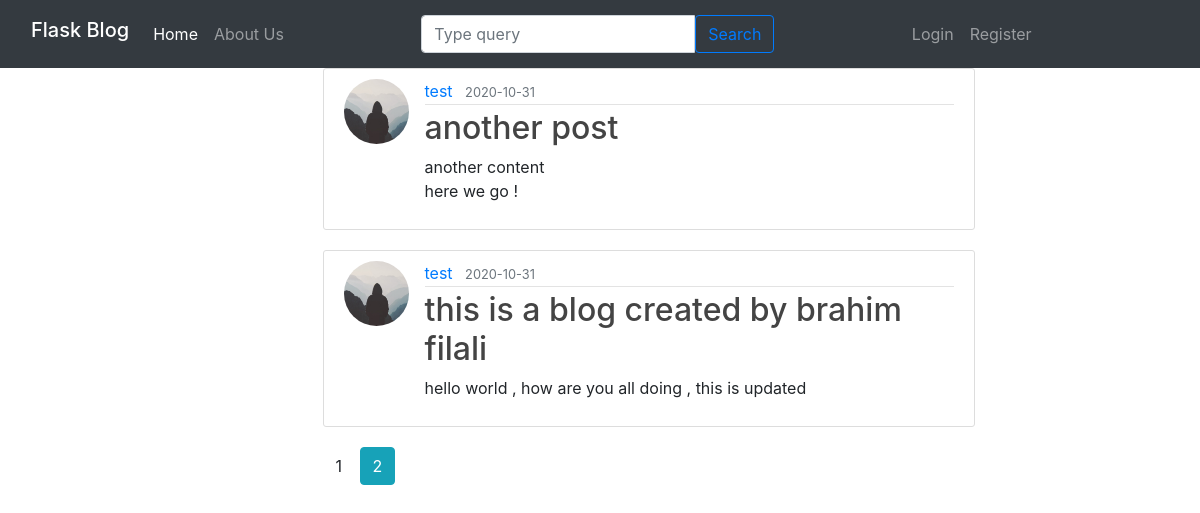
The page /home?page=2 on the database as committed earlier.
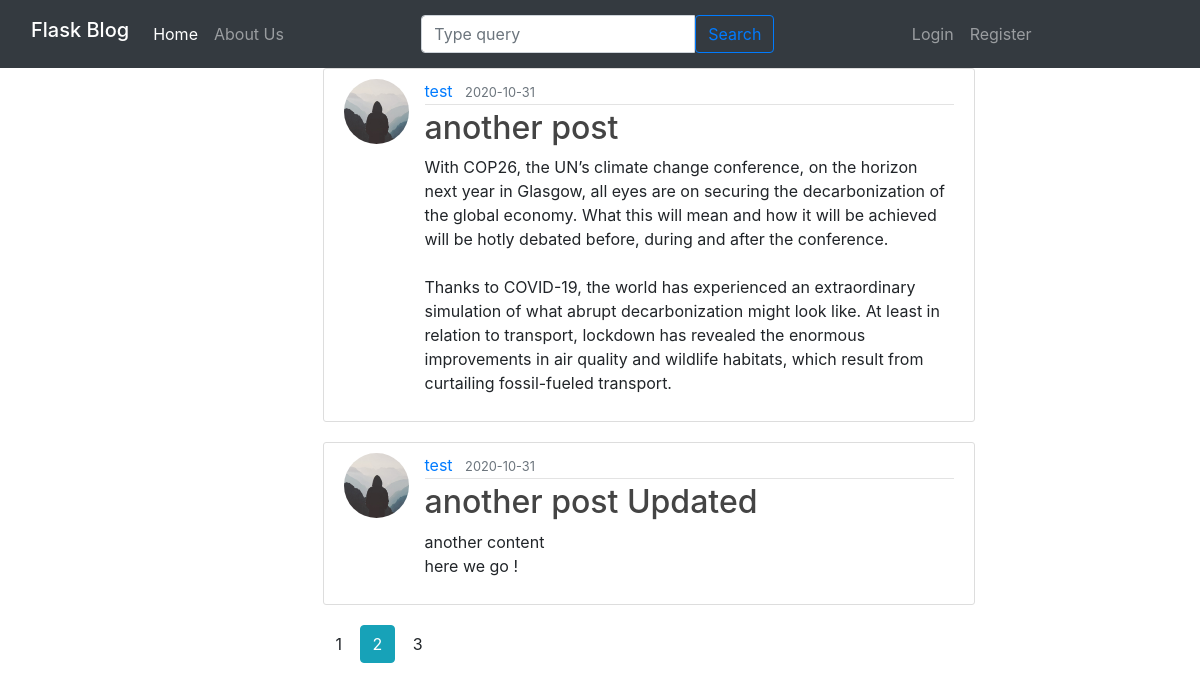
The same page on the database as committed later.
### flaskblog/models.py (models this page shows, shortened)
class Post(db.Model ,UserMixin):
    id = db.Column(db.Integer , primary_key = True)
    title = db.Column(db.String(20) , nullable = False )
    content = db.Column(db.Text, nullable = False )
    date_posted = db.Column(db.DateTime , default=datetime.utcnow)
    user_id = db.Column(db.Integer , db.ForeignKey('user.id'))

class User(db.Model ,UserMixin):
    id = db.Column(db.Integer , primary_key = True)
    username = db.Column(db.String(20) , unique = True , nullable = False )
    email = db.Column(db.String(120) , unique = True , nullable = False )
    image_file = db.Column(db.String(40) , nullable = False , default = 'default.jpg')
    password = db.Column(db.String(60) , nullable = False)
    posts = db.relationship('Post' , backref = 'author')

### flaskblog/routes.py (the view)
@app.route("/")
@app.route("/home")
def home():
    page = request.args.get('page' ,1 ,type=int )
    posts = Post.query.order_by(Post.date_posted.desc()).paginate(page = page , per_page = 2 )
    return render_template('home.html' , title = "Home page" , posts = posts )

### flaskblog/templates/home.html (shortened to what this page needs)
{% extends 'layout.html' %}
{% block link_css %}
    <link rel="stylesheet" type="text/css" href="{{ url_for('static', filename='home.css') }}">
{% endblock %}
{% block content %}
<div class="row">
    <div class="col-md-3">
    </div>
    <div class="col-md-7">
        {% for post in posts.items %}
            <article class="media content-section">
              <img class="rounded-circle article-img" src="{{ url_for('static', filename='profile_pics/' + post.author.image_file) }}">
              <div class="media-body">
                <div class="article-metadata">
                  <a class="mr-2" href="#">{{ post.author.username }}</a>
                  <small class="text-muted">{{ post.date_posted.strftime('%Y-%m-%d') }}</small>
                </div>
                <h2><a class="article-title" href=" {{ url_for('post' , post_id = post.id) }} ">{{ post.title }}</a></h2>
                <p class="article-content">{{ post.content }}</p>
              </div>
            </article>
        {% endfor %}
        {% for page_num in posts.iter_pages(left_edge=1, right_edge=1, left_current=1, right_current=2) %}
            {% if page_num %}
                {% if posts.page == page_num %}
                    <a class="btn btn-info" href="{{url_for('home' , page = page_num)}}">{{page_num}}</a>
                {% else %}
                    <a class="btn btn-outilne-info" href="{{url_for('home' , page = page_num)}}">{{page_num}}</a>
                {% endif %}
            {% else %}
                ...
            {% endif %}
        {% endfor %}
    </div>
</div>
{% endblock content %}

Rows that differ between the two databases and show on the page:
no longer on this page (row unchanged): Post: image_file (placeholder picture), author.username "test", date_posted "2020-10-31", title "this is a blog created by brahim filali", content "hello world , how are you all doing , this is updated"
now on this page (row unchanged): Post: image_file (placeholder picture), author.username "test", date_posted "2020-10-31", title "another post", content "With COP26, the UN’s climate change conference, on the horizon next year in Glasgow, all eyes are on securing the decarbonization of the global economy. What this will mean and how it will be achieved will be hotly debated before, during and after the conference. Thanks to COVID-19, the world has experienced an extraordinary simulation of what abrupt decarbonization might look like. At least in relation to transport, lockdown has revealed the enormous improvements in air quality and wildlife habitats, which result from curtailing fossil-fueled transport."
changed Post "another content here we go !": title "another post" → "another post Updated"
Other text that changed with them:
new list line: "3"
